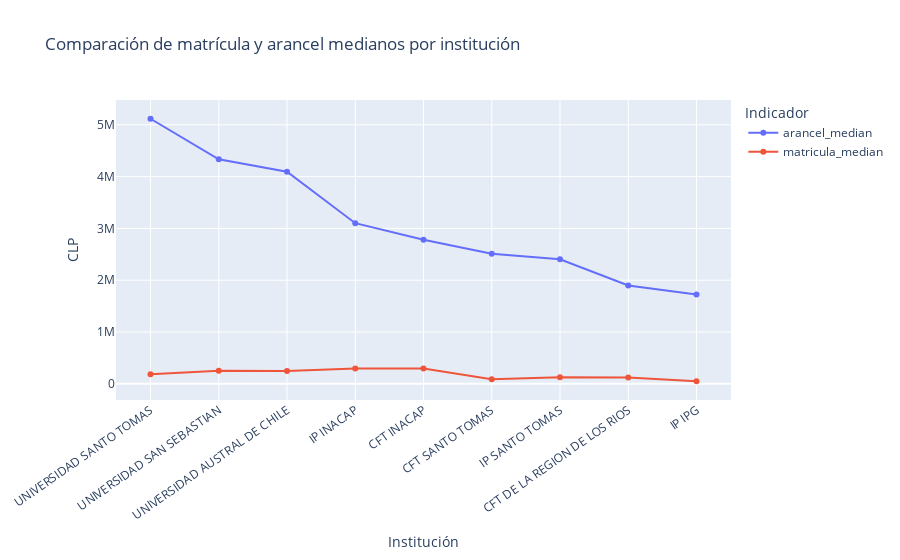

The notebook cell this image was saved under:
### Markdown cell above
## Costos medianos por institución
Comparación en línea de la matrícula y el arancel medianos por institución para detectar brechas de precio dentro de la región.

### Code cell
costos_linea = (
    los_rios.groupby('nombre_ies', as_index=False)
    .agg(
        arancel_median=('arancel_anual', 'median'),
        matricula_median=('matricula_anual', 'median')
    )
    .sort_values('arancel_median', ascending=False)
)
series_costos = costos_linea.melt(
    id_vars='nombre_ies',
    value_vars=['arancel_median', 'matricula_median'],
    var_name='tipo',
    value_name='monto'
)
fig_costos = px.line(
    series_costos,
    x='nombre_ies',
    y='monto',
    color='tipo',
    markers=True,
    title='Comparación de matrícula y arancel medianos por institución',
    labels={'nombre_ies': 'Institución', 'monto': 'CLP', 'tipo': 'Indicador'}
)
fig_costos.update_layout(xaxis_tickangle=-35)
fig_costos

### Figure 1 — Plotly figure (JSON) as saved in the notebook; plotly's stock layout.template omitted (floating-point values rounded to 4 significant figures)
{"data": [{"hovertemplate": "Indicador=arancel_median<br>Institución=%{x}<br>CLP=%{y}<extra></extra>", "legendgroup": "arancel_median", "line": {"color": "#636efa", "dash": "solid"}, "marker": {"symbol": "circle"}, "mode": "lines+markers", "name": "arancel_median", "orientation": "v", "showlegend": true, "type": "scatter", "x": ["UNIVERSIDAD SANTO TOMAS", "UNIVERSIDAD SAN SEBASTIAN", "UNIVERSIDAD AUSTRAL DE CHILE", "IP INACAP", "CFT INACAP", "CFT SANTO TOMAS", "IP SANTO TOMAS", "CFT DE LA REGION DE LOS RIOS", "IP IPG"], "xaxis": "x", "y": [5117000.0, 4333000.0, 4094000.0, 3101000.0, 2780000.0, 2512000.0, 2403000.0, 1900000.0, 1725000.0], "yaxis": "y"}, {"hovertemplate": "Indicador=matricula_median<br>Institución=%{x}<br>CLP=%{y}<extra></extra>", "legendgroup": "matricula_median", "line": {"color": "#EF553B", "dash": "solid"}, "marker": {"symbol": "circle"}, "mode": "lines+markers", "name": "matricula_median", "orientation": "v", "showlegend": true, "type": "scatter", "x": ["UNIVERSIDAD SANTO TOMAS", "UNIVERSIDAD SAN SEBASTIAN", "UNIVERSIDAD AUSTRAL DE CHILE", "IP INACAP", "CFT INACAP", "CFT SANTO TOMAS", "IP SANTO TOMAS", "CFT DE LA REGION DE LOS RIOS", "IP IPG"], "xaxis": "x", "y": [186000.0, 253400.0, 250000.0, 295000.0, 295000.0, 89000.0, 125000.0, 120000.0, 50000.0], "yaxis": "y"}], "layout": {"legend": {"title": {"text": "Indicador"}, "tracegroupgap": 0}, "title": {"text": "Comparación de matrícula y arancel medianos por institución"}, "xaxis": {"anchor": "y", "domain": [0, 1], "tickangle": -35, "title": {"text": "Institución"}}, "yaxis": {"anchor": "x", "domain": [0, 1], "title": {"text": "CLP"}}}}
